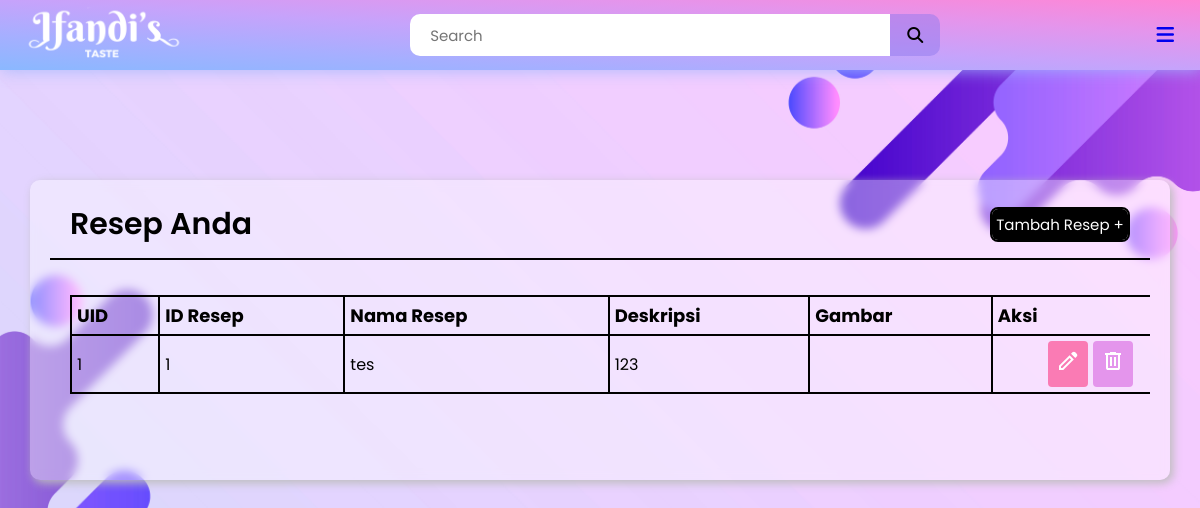
The page /views/lihat_data.php?id=1 (signed in) on the database as committed earlier.
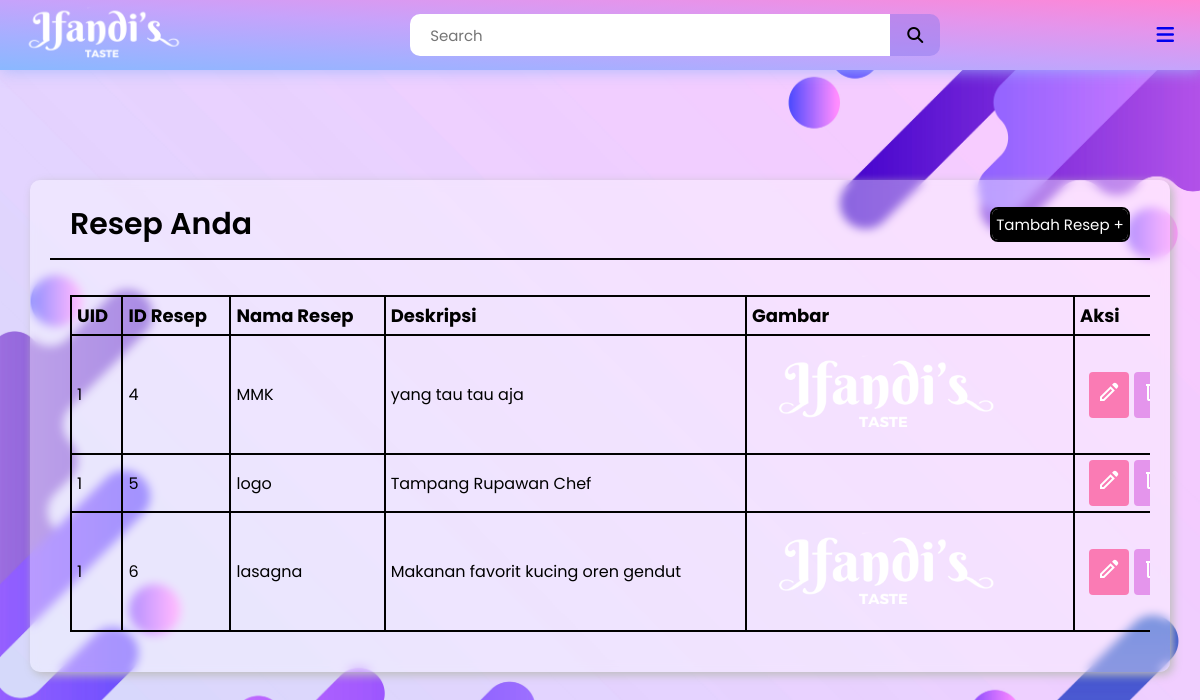
The same page on the database as committed later.
### tables this page shows
CREATE TABLE `resep` (
  `id_resep` int(11) NOT NULL,
  `uid` int(11) NOT NULL,
  `nama_resep` varchar(255) NOT NULL,
  `deskripsi` varchar(255) NOT NULL,
  `gambar` varchar(255) NOT NULL
);

### views/lihat_data.php (the view, shortened to what this page needs)
<?php
     require "../include/connect.php";
    $uid = $_GET['id'];
    if(isset($_POST['keyword'])){
        $keyword = $_POST['keyword'];
        $result = mysqli_query($conn, "SELECT * FROM resep WHERE nama_resep LIKE '%$keyword%' and uid='$uid'");
    } else {
        $result = mysqli_query($conn, "SELECT * FROM resep WHERE uid='$uid'");
    }
    $resep = [];
    while ($row = mysqli_fetch_assoc($result)) {
        $resep[] = $row;
    }
?>
<!DOCTYPE html>
<html lang="en">
<head>
    <link rel="stylesheet" href="../styles/dashboard.css">
</head>
<body>
    <header>
        <div class="logosec">
            <a href="dashboard.php"><img src="../assets/ifandi.png" alt="logo" class="webicon" id="webicon" height="70vh"></a>
        </div>
        <div class="searchbar">
            <form action="" method="post" style="display: flex;">
                <input type="text" name="keyword" placeholder="Search">
                <div class="searchbtn">
                    <i class="fa-solid fa-magnifying-glass"></i>
                </div>
            </form>
        </div>
        <div>
            <a href="index.php">
                <i class="fa-solid fa-bars fa-lg icn menuicn" id="menuicn"></i>
            </a>
        </div>
    </header>
    <div class="main-container">
        <div class="main">
            <div class="report-container">
                <div class="report-header">
                    <h1 class="recent-Articles">Resep Anda</h1>
                    <a href="tambah_data.php?id=<?php echo $uid?>"><button class="tambah">Tambah Resep +</button></a>
                </div>
                <div class="report-body">
                    <div class="items">
                        <table>
                        <thead>
                            <tr>
                                <th><h3 class="t-op">UID</h3></th>
                                <th><h3 class="t-op">ID Resep</h3></th>
                                <th><h3 class="t-op">Nama Resep</h3></th>
                                <th><h3 class="t-op">Deskripsi</h3></th>
                                <th><h3 class="t-op">Gambar</h3></th>
                                <th><h3 class="t-op">Aksi</h3></th>
                            </tr>
                        </thead>
                        <tbody>
                        <?php $i = 1; foreach ($resep as $rsp) :?>
                            <tr>
                                <td><?php echo $rsp['uid']; ?></td>
                                <td><?php echo $rsp['id_resep']; ?></td>
                                <td><?php echo $rsp['nama_resep']; ?> </td>
                                <td><?php echo $rsp['deskripsi']; ?></td>
                                <td><img src="../assets/uploadedImg/<?php echo $rsp['gambar']; ?>" alt="" height="100px"></td>
                                <td class="action">
                                    <a href="edit_data.php?id=<?php echo $rsp['id_resep']?>"><button class="edit-btn"><svg xmlns="http://www.w3.org/2000/svg" height="24" viewBox="0 -960 960 960" width="24" fill="white"><path d="M200-200h56l345-345-56-56-345 345v56Zm572-403L602-771l56-56q23-23 56.5-23t56.5 23l56 56q23 23 24 55.5T829-660l-57 57Zm-58 59L290-120H120v-170l424-424 170 170Zm-141-29-28-28 56 56-28-28Z"/></svg></button></a>
                                    <a href="hapus_data.php?id=<?php echo $rsp['id_resep']?>"><button class="delete-btn" onclick="confirm('Yakin ingin menghapus <?php echo $rsp['nama_resep']?>?')"><svg xmlns="http://www.w3.org/2000/svg" height="24" viewBox="0 -960 960 960" width="24" fill="white"><path d="M280-120q-33 0-56.5-23.5T200-200v-520h-40v-80h200v-40h240v40h200v80h-40v520q0 33-23.5 56.5T680-120H280Zm400-600H280v520h400v-520ZM360-280h80v-360h-80v360Zm160 0h80v-360h-80v360ZM280-720v520-520Z"/></svg></button></a>
                                </td>
                            </tr>
                        <?php $i++; endforeach; ?>
                        </tbody>
                        </table>
                    </div>
                </div>
            </div>
        </div>
    </div>
</body>
</html>

### styles/dashboard.css (style rules this page uses)
* { margin: 0; padding: 0; box-sizing: border-box; font-family: "Poppins", sans-serif; }
:root { --background-color1: #0000003f; --background-color2: #0000003f; --background-color3: #ededed; --background-color4: linear-gradient(to right top, #8ab8ff, #a6afff, #c6a3fb, #e495ec, #ff86d5); --primary-color: #ff89ef; --secondary-color: #f322c6; --Border-color: #970071; --one-use-color: #ffffff63; --two-use-color: #8d77eb78; --text: black; }
body { background: url(../assets/rm222-mind-22.jpg); background-size: cover; }
header { height: 70px; width: 100vw; padding: 0 10px; background-color: var(--one-use-color); background: linear-gradient(to right top, #8ab8ff, #a6afff, #c6a3fb, #e495ec, #ff86d5); position: fixed; z-index: 100; box-shadow: 1px 1px 15px rgba(161, 182, 253, 0.825); display: flex; justify-content: space-between; align-items: center; backdrop-filter: blur(5px); }
.icn { margin-right: 2vh; }
.menuicn { cursor: pointer; }
.searchbar, .message, .logosec { display: flex; align-items: center; justify-content: center; }
.logosec { gap: 60px; }
.searchbar input { width: 40vw; height: 42px; border-radius: 10px 0 0 10px; background-color: white; padding: 0 20px; font-size: 15px; outline: none; border: none; }
.searchbtn { width: 50px; height: 42px; display: flex; align-items: center; justify-content: center; border-radius: 0px 10px 10px 0px; background-color: #8d77eb78; cursor: pointer; }
.main-container { display: flex; width: 100vw; position: relative; top: 70px; z-index: 1; }
.main { height: calc(100vh - 70px); width: 100%; overflow-y: scroll; overflow-x: hidden; padding: 40px 30px 30px 30px; }
.report-container { min-height: 300px; max-width: 1200px; margin: 70px auto 0px auto; background-color: var(--one-use-color); border-radius: 10px; box-shadow: 3px 3px 10px rgb(188, 188, 188); padding: 0px 20px 20px 20px; backdrop-filter: blur(5px); }
.report-header { height: 80px; width: 100%; display: flex; align-items: center; justify-content: space-between; padding: 20px 20px 10px 20px; border-bottom: 2px solid var(--text); }
.recent-Articles { font-size: 30px; font-weight: 600; color: var(--text); }
.tambah { height: 35px; width: 140px; border-radius: 8px; color: white; box-shadow: inset -300px 0 0 0 black; font-size: 15px; border: 2px solid black; cursor: pointer; transition: 0.3s ease-in-out; }
.report-body { max-width: 1160px; overflow-x: auto; padding: 20px; }
table { width: 100%; text-align: left; }
table, th, td { border-collapse: collapse; border: 2px solid black; padding: 5px; }
.action { text-align: center; }
.edit-btn { background-color: #fa7bb4; padding: 8px; border: none; border-radius: 4px; cursor: pointer; }
.delete-btn { background-color: #e495ec; padding: 8px; border: none; border-radius: 4px; cursor: pointer; }
.t-op { font-size: 18px; letter-spacing: 0px; }
.items { width: 1120px; margin-top: 15px; }

Rows that differ between the two databases and show on the page:
removed resep: uid "1", id_resep "1", nama_resep "tes", deskripsi "123"
added resep: uid "1", id_resep "4", nama_resep "MMK", deskripsi "yang tau tau aja", gambar (placeholder picture)
added resep: uid "1", id_resep "5", nama_resep "logo", deskripsi "Tampang Rupawan Chef"
added resep: uid "1", id_resep "6", nama_resep "lasagna", deskripsi "Makanan favorit kucing oren gendut", gambar (placeholder picture)
